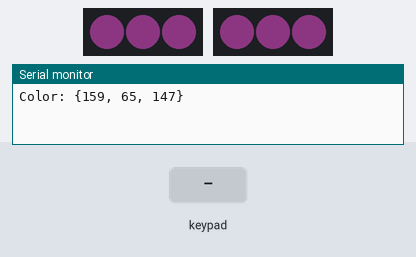
This sketch was run on a simulated Arduino Uno, built with avr-gcc and run on an emulated ATmega328P. On the bench: 2 × 3 RGB LEDs in strip order, left to right, the last lines printed to the serial monitor. The test bench sets the inputs (shaded band). Dim RGB values are drawn brighter than linear.

Above: at 1.05 s.
1.3 s: keypad keys 6 7 8 9 pressed 0.4 s apart
At 1.97 s:
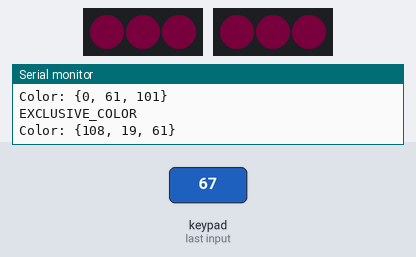
4.4 s: key '2' pressed
At 5.0 s:
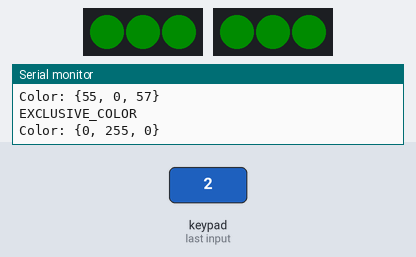
7.4 s: keypad keys 1 3 9 7 pressed 0.4 s apart
At 8.32 s:
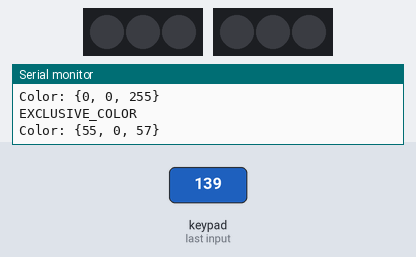
10.5 s: key '+' pressed
13.5 s: key 'A' pressed
Timing chart, 0 to 16.0 s (numbered marks = the images above; inputs shaded):
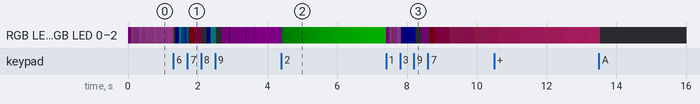

The sketch:

arduino_dimmer_nightlight.ino
```cpp
//Cube Nightlight

#include <Adafruit_NeoPixel.h>
#include <Keypad.h>

#define LED_PIN10 10
#define LED_PIN13 13
#define LED_COUNT 3

int SLEEP_DURATION = 50;
int MAX_BRIGHTNESS = 255;

Adafruit_NeoPixel strip(LED_COUNT, LED_PIN10, NEO_GRB + NEO_KHZ800);
Adafruit_NeoPixel strip2(LED_COUNT, LED_PIN13, NEO_GRB + NEO_KHZ800);

int colors[][3] = {
  /* Button Row 1 */
  { 159, 65, 147 },  /* lighter purple - 9F4193  */
  { 0, 255, 0 },     /* green   */
  { 0, 0, 255 },     /* blue    */
  { 159, 9, 136 },   /* dark purple - 9B0988  */

  /* Button Row 2 */
  { 253, 7, 210 },   /* pink      */
  { 0, 61, 101 },    /* dark blue */
  { 108, 19, 61 },   /* 6C133D    */
  { 0, 39, 55 },     /* 002737    */

  /* Button Row 3 */
  { 55, 0, 57 },     /* 370039    */
  { 0, 40, 13 },     /* 00280D    */

  { 0, 0, 0 }       /* lazy off button           */
};

int *EXCLUSIVE_COLOR = NULL;

const byte ROWS = 4;
const byte COLS = 4;

char hexaKeys[ROWS][COLS] = {
  {'1', '2', '3', '4'}, /* colors 1 - 4                 */
  {'5', '6', '7', '8'}, /* colors 5 - 8                 */
  {'9', '0', 'A', 'B'}, /* colors 9, 10, OFF, ALL Colors */
  {'<', '>', '-', '+'}  /* decrease brightness, increase brightness, decrease speed, increase speed */
};

byte rowPins[ROWS] = { 6,7,8,9 };
byte colPins[COLS] = { 5,4,3,2 };

Keypad keypad = Keypad(makeKeymap(hexaKeys), rowPins, colPins, ROWS, COLS);

void setup() {
  Serial.begin(9600);

  strip.begin();                          // INITIALIZE NeoPixel strip object (REQUIRED)
  strip.show();                           // Turn OFF all pixels ASAP
  strip.setBrightness(MAX_BRIGHTNESS);    // Set BRIGHTNESS to about 1/5 (max = 255)

  strip2.begin();                        // INITIALIZE NeoPixel strip object (REQUIRED)
  strip2.show();                         // Turn OFF all pixels ASAP
  strip2.setBrightness(MAX_BRIGHTNESS);  //(max = 255)
}

void printConcatLine(const char* mask, ...) {
    va_list params;
    va_start(params, mask);

    char *ptr = (char *)mask;
    while (*ptr != '\0') {
        if (*ptr == 'c') {
            int c = va_arg(params, int);
            Serial.write(c);
        } else if (*ptr == 'i') {
            int i = va_arg(params, int);
            Serial.print(i);
        } else if (*ptr == 's') {
            const char *s = va_arg(params, const char *);
            Serial.print(s);
        } else if (*ptr == 'f' || *ptr == 'd') {
            // Be careful with this. It's not portable. On AVR float
            // and double are the same, but that's not the case on other
            // microcontrollers. It would be better to split them.
            double d = va_arg(params, double);
            Serial.print(d);
        } else {
            Serial.write(*ptr);
        }
        ptr++;
    }

    va_end(params);
    Serial.println();
}

bool processColor(int* color) {
  printConcatLine("sisisis", "Color: {", color[0], ", ", color[1], ", ", color[2], "}");

  for(int brightness = 1; brightness <= MAX_BRIGHTNESS; ++brightness) {
    bool success = dimmerRangeCycle(color, brightness);
    if(!success) {
      return false;
    }
  }

  for(int brightness = MAX_BRIGHTNESS; brightness >= 1; --brightness) {
    bool success = dimmerRangeCycle(color, brightness);
    if(!success) {
      return false;
    }
  }
  return true;
}

bool dimmerRangeCycle(int* color, int brightness) {
  int resp;

  colorWipe(strip.Color(color[0], color[1], color[2]), 0, brightness, strip);
  colorWipe(strip2.Color(color[0], color[1], color[2]), 0, brightness, strip2);

  resp = eventButtonPress();
  if(resp == 2) {
    //exclusive color set
    return false;
  }

  delay(SLEEP_DURATION);
  return true;
}

void loop() {
  if(EXCLUSIVE_COLOR) {
    Serial.println("EXCLUSIVE_COLOR");
    processColor(EXCLUSIVE_COLOR);
  } else {
    //loop through all colors
    for (int x = 0; x < 11; x++ ) {
      if(!(colors[x][0] == 255 && colors[x][1] == 255 && colors[x][2] == 255)) {
        bool success = processColor(colors[x]);
        if(!success) x = 12;
      }
    }
  }
}

// Some functions of our own for creating animated effects -----------------

// Fill strip pixels one after another with a color. Strip is NOT cleared
// first; anything there will be covered pixel by pixel. Pass in color
// (as a single 'packed' 32-bit value, which you can get by calling
// strip.Color(red, green, blue) as shown in the loop() function above),
// and a delay time (in milliseconds) between pixels.
void colorWipe(uint32_t color, int wait, int brightness, Adafruit_NeoPixel& strip) {
  strip.setBrightness(brightness);

  for(int i=0; i<strip.numPixels(); i++) { // For each pixel in strip...
    strip.setPixelColor(i, color);         //  Set pixel's color (in RAM)
    strip.show();                          //  Update strip to match
  }
}

/* int - Returns 1: on success. */
/*       Returns 2: if EXCLUSIVE_COLOR is set and successful. */

int eventButtonPress() {
  char btnPressed = keypad.getKey();

  if (btnPressed) {
    switch(btnPressed) {
      case '1':
      case '2':
      case '3':
      case '4':
      case '5':
      case '6':
      case '7':
      case '8':
      case '9':
        EXCLUSIVE_COLOR = colors[(int) btnPressed - 49];
        return 2;

        break;

      case 0:
        EXCLUSIVE_COLOR = colors[9];
        return 2;
        break;

      case 'A':
        EXCLUSIVE_COLOR = colors[10];
        return 2;
        break;

      case 'B':
        EXCLUSIVE_COLOR = NULL;
        return 2;
        break;

      case '<':
        decreaseBrightness();
        break;

      case '>':
        increaseBrightness();
        break;

      case '-':
        decreaseSpeed();
        break;

      case '+':
        increaseSpeed();
        break;
    }
    Serial.println(btnPressed);
  }
  return 1;
}

void increaseSpeed() {
  SLEEP_DURATION -= 5;
  if(SLEEP_DURATION < 0) SLEEP_DURATION = 0;
  printConcatLine("ci", "Sleep Duration: ", SLEEP_DURATION);
}

void decreaseSpeed() {
  SLEEP_DURATION += 5;
  printConcatLine("ci", "Sleep Duration: ", SLEEP_DURATION);
}

void increaseBrightness() {
  MAX_BRIGHTNESS += 5;
  if(MAX_BRIGHTNESS > 255) MAX_BRIGHTNESS = 255;

  printConcatLine("ci", "Max Brightness: ", MAX_BRIGHTNESS);
}

void decreaseBrightness() {
  MAX_BRIGHTNESS -= 5;
  if(MAX_BRIGHTNESS < 5) MAX_BRIGHTNESS = 5;
  printConcatLine("ci", "Max Brightness: ", MAX_BRIGHTNESS);
}
```
